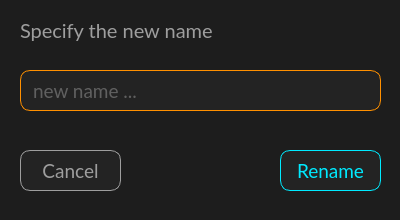
<?xml version="1.0" encoding="UTF-8"?>
<ui version="4.0">
 <class>RenameLabelDialog</class>
 <widget class="QDialog" name="RenameLabelDialog">
  <property name="geometry">
   <rect>
    <x>0</x>
    <y>0</y>
    <width>400</width>
    <height>220</height>
   </rect>
  </property>
  <property name="minimumSize">
   <size>
    <width>400</width>
    <height>220</height>
   </size>
  </property>
  <property name="maximumSize">
   <size>
    <width>400</width>
    <height>220</height>
   </size>
  </property>
  <property name="windowTitle">
   <string>Dialog</string>
  </property>
  <property name="styleSheet">
   <string notr="true">background-color: #1d1d1d;</string>
  </property>
  <widget class="QLineEdit" name="lineEdit_label_name">
   <property name="geometry">
    <rect>
     <x>20</x>
     <y>70</y>
     <width>361</width>
     <height>41</height>
    </rect>
   </property>
   <property name="font">
    <font>
     <family>Lato</family>
     <pointsize>14</pointsize>
    </font>
   </property>
   <property name="styleSheet">
    <string notr="true">QLineEdit {
    border: 1px solid #ff9000;
    background-color: #232323; 
    color: #9e9e9e;
    border-radius: 10px;
   padding-left: 10px;
}
</string>
   </property>
   <property name="placeholderText">
    <string>new name ...</string>
   </property>
  </widget>
  <widget class="QLabel" name="label_dialog_text">
   <property name="geometry">
    <rect>
     <x>20</x>
     <y>10</y>
     <width>361</width>
     <height>41</height>
    </rect>
   </property>
   <property name="font">
    <font>
     <family>Lato</family>
     <pointsize>15</pointsize>
    </font>
   </property>
   <property name="styleSheet">
    <string notr="true">color: #9e9e9e;</string>
   </property>
   <property name="text">
    <string>Specify the new name</string>
   </property>
  </widget>
  <widget class="QPushButton" name="button_ok">
   <property name="geometry">
    <rect>
     <x>280</x>
     <y>150</y>
     <width>101</width>
     <height>41</height>
    </rect>
   </property>
   <property name="font">
    <font>
     <family>Lato</family>
     <pointsize>14</pointsize>
     <fontweight>Light</fontweight>
    </font>
   </property>
   <property name="cursor">
    <cursorShape>PointingHandCursor</cursorShape>
   </property>
   <property name="styleSheet">
    <string notr="true">QPushButton {
    border: 1px solid #00eaff;
    background-color: #232323; 
    color: #00eaff;
    border-radius: 10px;
}

QPushButton:hover {
	background-color: #131313;
}</string>
   </property>
   <property name="text">
    <string>Rename</string>
   </property>
  </widget>
  <widget class="QPushButton" name="button_cancel">
   <property name="geometry">
    <rect>
     <x>20</x>
     <y>150</y>
     <width>101</width>
     <height>41</height>
    </rect>
   </property>
   <property name="font">
    <font>
     <family>Lato</family>
     <pointsize>14</pointsize>
    </font>
   </property>
   <property name="cursor">
    <cursorShape>PointingHandCursor</cursorShape>
   </property>
   <property name="styleSheet">
    <string notr="true">QPushButton {
    border: 1px solid #9e9e9e;
    background-color: #232323; 
    color: #9e9e9e;
    border-radius: 10px;
}

QPushButton:hover {
	background-color: #131313;
}
</string>
   </property>
   <property name="text">
    <string>Cancel</string>
   </property>
  </widget>
 </widget>
 <resources/>
 <connections/>
</ui>
